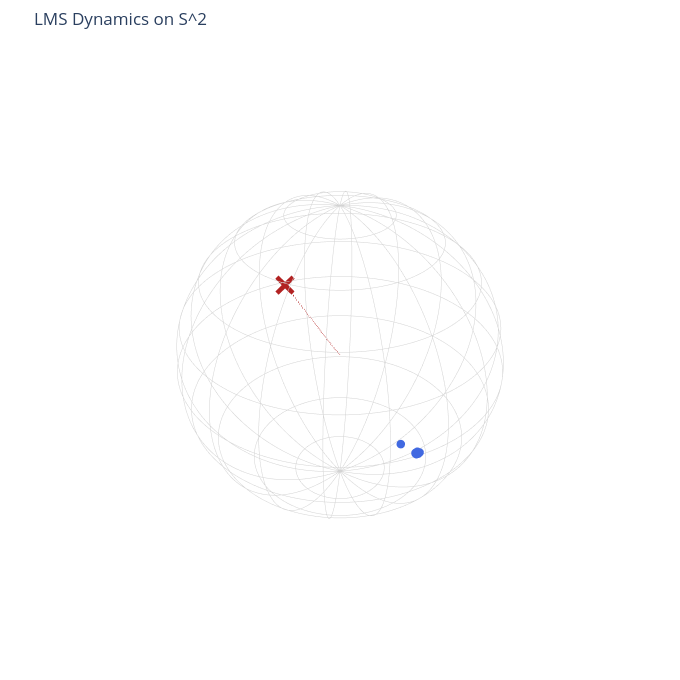

Source (notebook cell):
### Markdown cell above
## 1.2 Real Möbius map on ball / sphere
This is the real version of the Möbius map ($M_w$) we discussed:

$$
M_w(x) = \frac{(1 - |w|^2)(x - |x|^2 w)}{1 - 2\langle w,x\rangle + |w|^2 |x|^2} - w.
$$

### Code cell
%cd /Users/adamsobieszek/pitch/pitch-website/public/notebooks/kuramoto/LMSSPP/src
from lmsspp import (
    random_points_on_sphere, integrate_w_euler, make_sphere_figure, reconstruct_sphere_trajectory
)
import torch

p3 = random_points_on_sphere(640, 3)
a = torch.ones(640)
res = integrate_w_euler(torch.zeros(3), p3, a, dt=1e-3, steps=300)
x_traj = reconstruct_sphere_trajectory(res.trajectory, p3)
fig = make_sphere_figure(x_traj[-1], w_t=res.trajectory[-1], w_path=res.trajectory)
fig.show()

### Figure 1 — Plotly figure (JSON) as saved in the notebook; plotly's stock layout.template omitted (floating-point values rounded to 4 significant figures; data arrays with more than 128 entries replaced by an {"elided": "..."} marker saying what was removed)
{"data": [{"hoverinfo": "skip", "line": {"color": "lightgrey", "width": 1}, "mode": "lines", "showlegend": false, "type": "scatter3d", "x": {"elided": "200 float values"}, "y": {"elided": "200 float values"}, "z": {"elided": "200 float values"}}, {"hoverinfo": "skip", "line": {"color": "lightgrey", "width": 1}, "mode": "lines", "showlegend": false, "type": "scatter3d", "x": {"elided": "200 float values"}, "y": {"elided": "200 float values"}, "z": {"elided": "200 float values"}}, {"hoverinfo": "skip", "line": {"color": "lightgrey", "width": 1}, "mode": "lines", "showlegend": false, "type": "scatter3d", "x": {"elided": "200 float values"}, "y": {"elided": "200 float values"}, "z": {"elided": "200 float values"}}, {"hoverinfo": "skip", "line": {"color": "lightgrey", "width": 1}, "mode": "lines", "showlegend": false, "type": "scatter3d", "x": {"elided": "200 float values"}, "y": {"elided": "200 float values"}, "z": {"elided": "200 float values"}}, {"hoverinfo": "skip", "line": {"color": "lightgrey", "width": 1}, "mode": "lines", "showlegend": false, "type": "scatter3d", "x": {"elided": "200 float values"}, "y": {"elided": "200 float values"}, "z": {"elided": "200 int values"}}, {"hoverinfo": "skip", "line": {"color": "lightgrey", "width": 1}, "mode": "lines", "showlegend": false, "type": "scatter3d", "x": {"elided": "200 float values"}, "y": {"elided": "200 float values"}, "z": {"elided": "200 float values"}}, {"hoverinfo": "skip", "line": {"color": "lightgrey", "width": 1}, "mode": "lines", "showlegend": false, "type": "scatter3d", "x": {"elided": "200 float values"}, "y": {"elided": "200 float values"}, "z": {"elided": "200 float values"}}, {"hoverinfo": "skip", "line": {"color": "lightgrey", "width": 1}, "mode": "lines", "showlegend": false, "type": "scatter3d", "x": {"elided": "200 float values"}, "y": {"elided": "200 float values"}, "z": {"elided": "200 float values"}}, {"hoverinfo": "skip", "line": {"color": "lightgrey", "width": 1}, "mode": "lines", "showlegend": false, "type": "scatter3d", "x": {"elided": "200 float values"}, "y": {"elided": "200 float values"}, "z": {"elided": "200 float values"}}, {"hoverinfo": "skip", "line": {"color": "lightgrey", "width": 1}, "mode": "lines", "showlegend": false, "type": "scatter3d", "x": {"elided": "200 float values"}, "y": {"elided": "200 int values"}, "z": {"elided": "200 float values"}}, {"hoverinfo": "skip", "line": {"color": "lightgrey", "width": 1}, "mode": "lines", "showlegend": false, "type": "scatter3d", "x": {"elided": "200 float values"}, "y": {"elided": "200 float values"}, "z": {"elided": "200 float values"}}, {"hoverinfo": "skip", "line": {"color": "lightgrey", "width": 1}, "mode": "lines", "showlegend": false, "type": "scatter3d", "x": {"elided": "200 float values"}, "y": {"elided": "200 float values"}, "z": {"elided": "200 float values"}}, {"hoverinfo": "skip", "line": {"color": "lightgrey", "width": 1}, "mode": "lines", "showlegend": false, "type": "scatter3d", "x": {"elided": "200 float values"}, "y": {"elided": "200 float values"}, "z": {"elided": "200 float values"}}, {"hoverinfo": "skip", "line": {"color": "lightgrey", "width": 1}, "mode": "lines", "showlegend": false, "type": "scatter3d", "x": {"elided": "200 float values"}, "y": {"elided": "200 float values"}, "z": {"elided": "200 float values"}}, {"hoverinfo": "skip", "line": {"color": "lightgrey", "width": 1}, "mode": "lines", "showlegend": false, "type": "scatter3d", "x": {"elided": "200 float values"}, "y": {"elided": "200 float values"}, "z": {"elided": "200 float values"}}, {"hoverinfo": "skip", "line": {"color": "lightgrey", "width": 1}, "mode": "lines", "showlegend": false, "type": "scatter3d", "x": {"elided": "200 float values"}, "y": {"elided": "200 float values"}, "z": {"elided": "200 float values"}}, {"hoverinfo": "skip", "line": {"color": "lightgrey", "width": 1}, "mode": "lines", "showlegend": false, "type": "scatter3d", "x": {"elided": "200 float values"}, "y": {"elided": "200 float values"}, "z": {"elided": "200 float values"}}, {"hoverinfo": "skip", "line": {"color": "lightgrey", "width": 1}, "mode": "lines", "showlegend": false, "type": "scatter3d", "x": {"elided": "200 float values"}, "y": {"elided": "200 float values"}, "z": {"elided": "200 float values"}}, {"hoverinfo": "skip", "line": {"color": "lightgrey", "width": 1}, "mode": "lines", "showlegend": false, "type": "scatter3d", "x": {"elided": "200 float values"}, "y": {"elided": "200 float values"}, "z": {"elided": "200 float values"}}, {"hoverinfo": "skip", "line": {"color": "lightgrey", "width": 1}, "mode": "lines", "showlegend": false, "type": "scatter3d", "x": {"elided": "200 float values"}, "y": {"elided": "200 float values"}, "z": {"elided": "200 float values"}}, {"hoverinfo": "skip", "line": {"color": "lightgrey", "width": 1}, "mode": "lines", "showlegend": false, "type": "scatter3d", "x": {"elided": "200 float values"}, "y": {"elided": "200 float values"}, "z": {"elided": "200 float values"}}, {"hoverinfo": "skip", "line": {"color": "lightgrey", "width": 1}, "mode": "lines", "showlegend": false, "type": "scatter3d", "x": {"elided": "200 float values"}, "y": {"elided": "200 float values"}, "z": {"elided": "200 float values"}}, {"hoverinfo": "skip", "line": {"color": "lightgrey", "width": 1}, "mode": "lines", "showlegend": false, "type": "scatter3d", "x": {"elided": "200 float values"}, "y": {"elided": "200 float values"}, "z": {"elided": "200 float values"}}, {"hoverinfo": "skip", "line": {"color": "lightgrey", "width": 1}, "mode": "lines", "showlegend": false, "type": "scatter3d", "x": {"elided": "200 float values"}, "y": {"elided": "200 float values"}, "z": {"elided": "200 float values"}}, {"hoverinfo": "skip", "line": {"color": "lightgrey", "width": 1}, "mode": "lines", "showlegend": false, "type": "scatter3d", "x": {"elided": "200 float values"}, "y": {"elided": "200 float values"}, "z": {"elided": "200 float values"}}, {"hoverinfo": "skip", "line": {"color": "lightgrey", "width": 1}, "mode": "lines", "showlegend": false, "type": "scatter3d", "x": {"elided": "200 float values"}, "y": {"elided": "200 float values"}, "z": {"elided": "200 float values"}}, {"hoverinfo": "skip", "line": {"color": "lightgrey", "width": 1}, "mode": "lines", "showlegend": false, "type": "scatter3d", "x": {"elided": "200 float values"}, "y": {"elided": "200 float values"}, "z": {"elided": "200 float values"}}, {"marker": {"color": "royalblue", "size": 5}, "mode": "markers", "name": "x_i(t)", "type": "scatter3d", "x": {"elided": "640 float values"}, "y": {"elided": "640 float values"}, "z": {"elided": "640 float values"}}, {"line": {"color": "firebrick", "dash": "dot", "width": 2}, "mode": "lines", "name": "w path", "type": "scatter3d", "x": {"elided": "301 float values"}, "y": {"elided": "301 float values"}, "z": {"elided": "301 float values"}}, {"marker": {"color": "firebrick", "size": 7, "symbol": "x"}, "mode": "markers", "name": "w(t)", "type": "scatter3d", "x": [-0.3636], "y": [-0.9302], "z": [-0.0213]}], "layout": {"height": 680, "margin": {"b": 20, "l": 20, "r": 20, "t": 50}, "scene": {"aspectmode": "data", "xaxis": {"visible": false}, "yaxis": {"visible": false}, "zaxis": {"visible": false}}, "showlegend": false, "title": {"text": "LMS Dynamics on S^2"}, "width": 680}}
